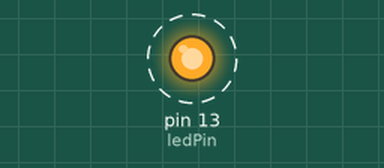
Simulated run of this sketch. Board: Arduino Mega 2560, built with avr-gcc and run on an emulated ATmega2560. Parts: output pins drawn as LEDs (lit = HIGH). Dashed ring = blinking.

Above: at 0.4 s.
Timing chart, 0 to 4.6 s (numbered marks = the images above):
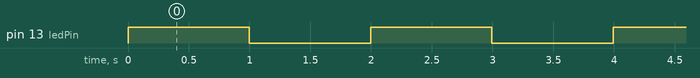

Measured:
- by itself, pin 13 (ledPin): alternates HIGH for 1.0 s and LOW for 1.0 s

The sketch:

timer0_1hz_digitalwrite.ino
```cpp
// (licence header left out)
#define ledPin 13
volatile int divider=0;

void setupTimer0() {
  noInterrupts();
  // Clear registers
  TCCR0A = 0;
  TCCR0B = 0;
  TCNT0 = 0;

  // 100.16025641025641 Hz (16000000/((155+1)*1024))
  OCR0A = 155;
  // CTC
  TCCR0A |= (1 << WGM01);
  // Prescaler 1024
  TCCR0B |= (1 << CS02) | (1 << CS00);
  // Output Compare Match A Interrupt Enable
  TIMSK0 |= (1 << OCIE0A);
  interrupts();
}

void setup() {
  pinMode(ledPin, OUTPUT);
  setupTimer0();
}

void loop() {
}

ISR(TIMER0_COMPA_vect) {
  if(divider==0)
    digitalWrite(ledPin, digitalRead(ledPin) ^ 1);
  divider++;
  divider%=100;
}
```
